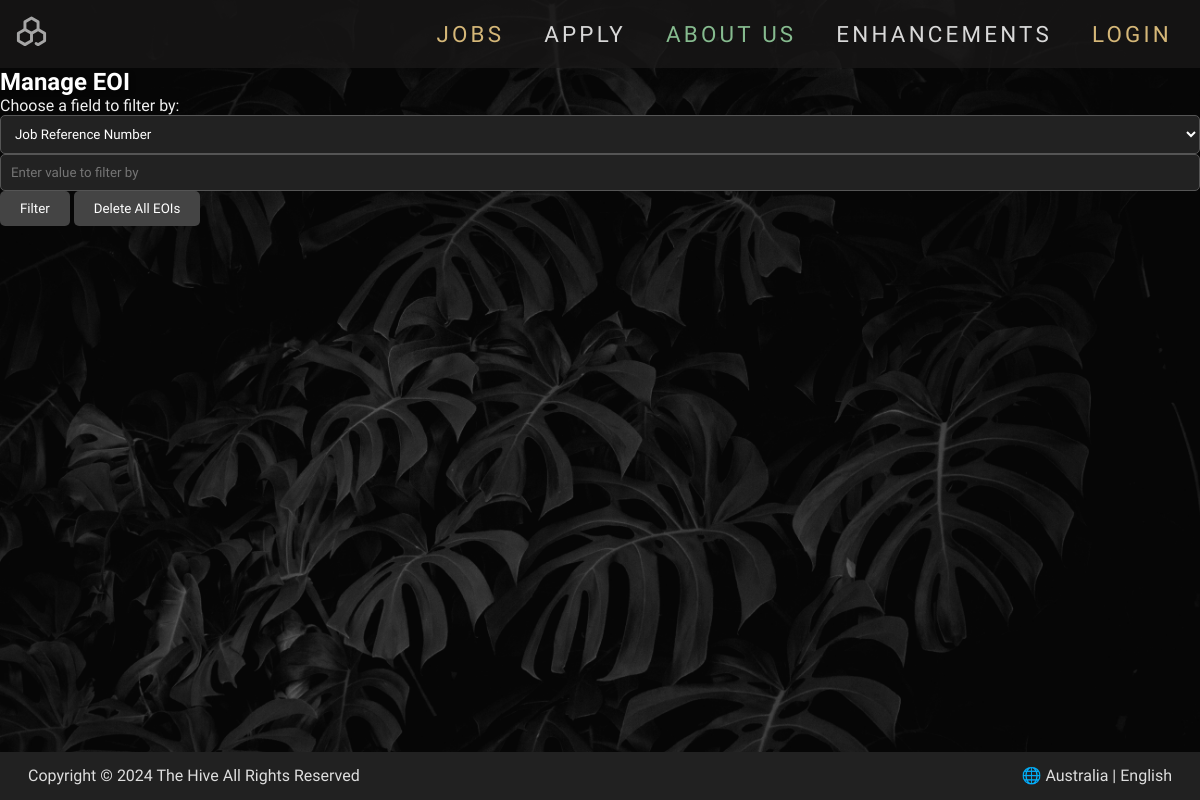
/site/manage.php, run on an earlier commit of the app's database.
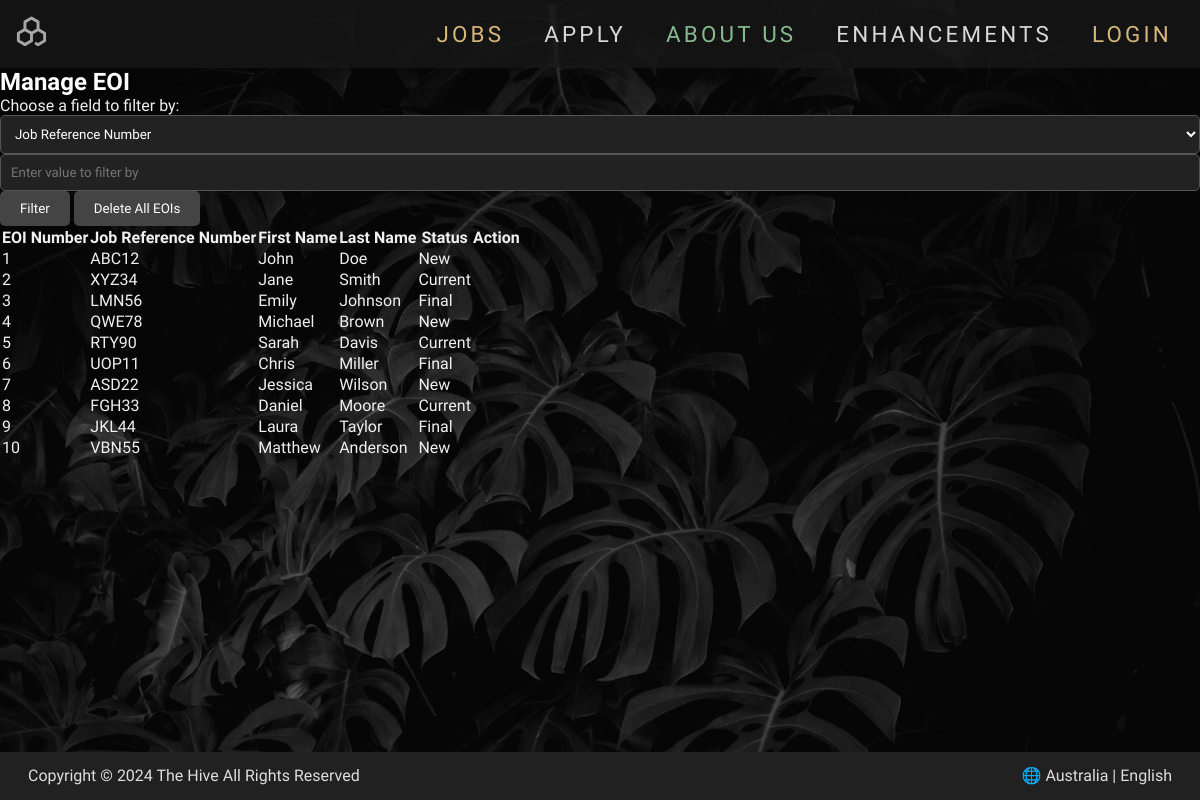
And on a later commit of the database.
### tables this page shows
CREATE TABLE IF NOT EXISTS eoi (
    EOInumber INT AUTO_INCREMENT PRIMARY KEY,
    job_ref_number VARCHAR(5) NOT NULL,
    first_name VARCHAR(20) NOT NULL,
    last_name VARCHAR(20) NOT NULL,
    dob DATE NOT NULL CHECK (dob BETWEEN '1944-01-01' AND '2009-12-31'),
    gender ENUM('Male', 'Female', 'Other') NOT NULL,
    street_address VARCHAR(40) NOT NULL,
    suburb VARCHAR(40) NOT NULL,
    state ENUM('VIC', 'NSW', 'QLD', 'NT', 'WA', 'SA', 'TAS', 'ACT') NOT NULL,
    postcode VARCHAR(4) NOT NULL,
    email VARCHAR(100) NOT NULL,
    phone VARCHAR(12) NOT NULL,
    skill1 VARCHAR(50),
    skill2 VARCHAR(50),
    skill3 VARCHAR(50),
    other_skills TEXT,
    status ENUM('New', 'Current', 'Final') DEFAULT 'New',
    FOREIGN KEY (job_ref_number) REFERENCES job_descriptions(job_ref_number),
    CONSTRAINT chk_job_ref_number CHECK (job_ref_number REGEXP '^[A-Za-z0-9]{5}$'),
    CONSTRAINT chk_first_name CHECK (first_name REGEXP '^[a-zA-Z]{1,20}$'),
    CONSTRAINT chk_last_name CHECK (last_name REGEXP '^[a-zA-Z]{1,20}$'),
    CONSTRAINT chk_postcode CHECK (postcode REGEXP '^[0-9]{4}$'),
    CONSTRAINT chk_email CHECK (email REGEXP '^[A-Za-z0-9._%+-]+@[A-Za-z0-9.-]+\\.[A-Za-z]{2,}$'),
    CONSTRAINT chk_phone CHECK (phone REGEXP '^[0-9]{8,12}$'),
    INDEX idx_job_ref_number (job_ref_number),
    INDEX idx_first_name (first_name),
    INDEX idx_last_name (last_name),
    INDEX idx_status (status)
);

### site/helper.php (called while the page is built, shortened)
<?php
function getSession($key)
{
    if (!isset($_SESSION[$key])) {
        return false;
    }
    return $_SESSION[$key];
}
function isLoggedIn()
{
    return getSession("login");
}

### site/manage.php (the view, shortened to what this page needs)
<?php include 'header.inc';
require_once 'settings.php';
$conn = @mysqli_connect($db_host, $db_user, $db_password, $db_name);
$sql = "SELECT EOInumber AS `EOI Number`, job_ref_number AS `Job Reference Number`, first_name AS `First Name`, last_name AS `Last Name`, status AS `Status` FROM eoi";
$result = @mysqli_query($conn, $sql);
?>
<main class="manage-eoi-page">
    <section>
        <h1>Manage EOI</h1>
        <form method="post" action="manage.php">
            <label for="field">Choose a field to filter by:</label>
            <select name="field" id="field">
                <option value="job_ref_number">Job Reference Number</option>
            </select>
            <input type="text" name="value" placeholder="Enter value to filter by">
            <button type="submit" name="action" value="filter">Filter</button>
            <button type="submit" name="action" value="delete_all">Delete All EOIs</button>
        </form>
        <?php
        if ($result->num_rows > 0) {
            echo '<table>';
            echo '<thead>';
            echo '<tr>
                <th scope="col">EOI Number</th>
                <th scope="col">Job Reference Number</th>
                <th scope="col">First Name</th>
                <th scope="col">Last Name</th>
                <th scope="col">Status</th>
                <th scope="col">Action</th>
              </tr>';
            echo '</thead>';
            echo '<tbody>';
            while ($row = mysqli_fetch_assoc($result)) {
                echo '<tr>';
                foreach ($row as $value) {
                    echo '<td>' . $value . '</td>';
                }
                echo '</tr>';
            }
            echo '</tbody>';
            echo '</table>';
        }
        ?>
    </section>
</main>
<?php include 'footer.inc'; ?>

### site/header.inc (shortened to what this page needs)
<?php require_once 'helper.php'?>
<!DOCTYPE html>
<html lang="en">
<head>
    <link rel="stylesheet" href="styles/style.css">
</head>
<body>
<header>
    <nav>
        <a href="index.php"><img src="images/TheHiveLogo.svg" alt="The Hive Logo"></a>
        <ul>
            <li><a href="jobs.php">Jobs</a></li>
            <li><a href="apply.php">Apply</a></li>
            <li><a href="about.php">About Us</a></li>
            <li><a href="phpenhancements.php">Enhancements</a></li>
            <?php
                if (isLoggedIn())
                {
                    echo '<li><a href="manage.php">Manage</a></li>';
                    echo '<li><a href="logout.php">Logout</a></li>';
                }
                else
                {
                    echo '<li><a href="login.php">Login</a></li>';
                }
            ?>
        </ul>
    </nav>
</header>

### site/footer.inc
<footer>
    <p>Copyright <span>&copy;</span> 2024 The Hive All Rights Reserved</p>
    <p><span>&#127760;</span> Australia | English</p>
</footer>
</body>
</html>

### site/styles/style.css (style rules this page uses)
* { margin: 0; padding: 0; font-family: 'Inria Sans', 'ui-serif'; box-sizing: border-box; }
html, body { height: 100%; }
body { display: flex; flex-direction: column; background: url('../images/Backdrop.jpg') no-repeat center center fixed; background-size: cover; color: #f0f0f0; }
header { display: flex; align-items: center; justify-content: space-between; background-color: rgba(26, 24, 24, 0.75); width: 100%; z-index: 1000; padding: 0.5rem; position: relative; }
nav { display: flex; justify-content: space-between; align-items: center; width: 100%; }
nav > a > img { margin: 0.4rem; width: 35px; height: auto; }
nav > ul { font-family: 'Inria Sans', serif; list-style-type: none; display: flex; margin: 0; padding: 0; margin-left: auto; }
nav > ul > li { font-size: 1.4em; letter-spacing: .2rem; text-transform: uppercase; margin: 0 20px; }
nav > ul > li > a { text-decoration: none; color: #D5B778; }
ul li:nth-child(2) a { color: #D9D9D9; }
ul li:nth-child(3) a { color: #86BB8F; }
ul li:nth-child(4) a { color: #D9D9D9; }
footer { background: #212121 none; width: 100%; height: 3rem; color: #DEDEDE; font-family: 'Inria Sans', serif; display: flex; justify-content: space-between; align-items: center; padding: 0 1rem; margin-top: auto; }
footer > p { margin: 0.75rem; }
h1, h2, h3, h4, h5, h6 { color: #fff; text-shadow: 2px 2px 4px rgba(0, 0, 0, 0.5); }
p { line-height: 1.6; }
a { color: #1e90ff; text-decoration: none; }
button { background-color: #444; border: none; border-radius: 5px; color: #fff; cursor: pointer; padding: 10px 20px; }
input, select, textarea { background-color: #222; border: 1px solid #555; border-radius: 5px; color: #fff; padding: 10px; width: 100%; }

What changed in the data, as far as the page shows it:
added eoi: EOInumber "1", job_ref_number "ABC12", first_name "John", last_name "Doe", status "New"
added eoi: EOInumber "2", job_ref_number "XYZ34", first_name "Jane", last_name "Smith", status "Current"
added eoi: EOInumber "3", job_ref_number "LMN56", first_name "Emily", last_name "Johnson", status "Final"
added eoi: EOInumber "4", job_ref_number "QWE78", first_name "Michael", last_name "Brown", status "New"
added eoi: EOInumber "5", job_ref_number "RTY90", first_name "Sarah", last_name "Davis", status "Current"
added eoi: EOInumber "6", job_ref_number "UOP11", first_name "Chris", last_name "Miller", status "Final"
added eoi: EOInumber "7", job_ref_number "ASD22", first_name "Jessica", last_name "Wilson", status "New"
added eoi: EOInumber "8", job_ref_number "FGH33", first_name "Daniel", last_name "Moore", status "Current"
added eoi: EOInumber "9", job_ref_number "JKL44", first_name "Laura", last_name "Taylor", status "Final"
added eoi: EOInumber "10", job_ref_number "VBN55", first_name "Matthew", last_name "Anderson", status "New"
Also different on the page:
text now shown: "EOI Number Job Reference Number First Name Last Name Status Action"
